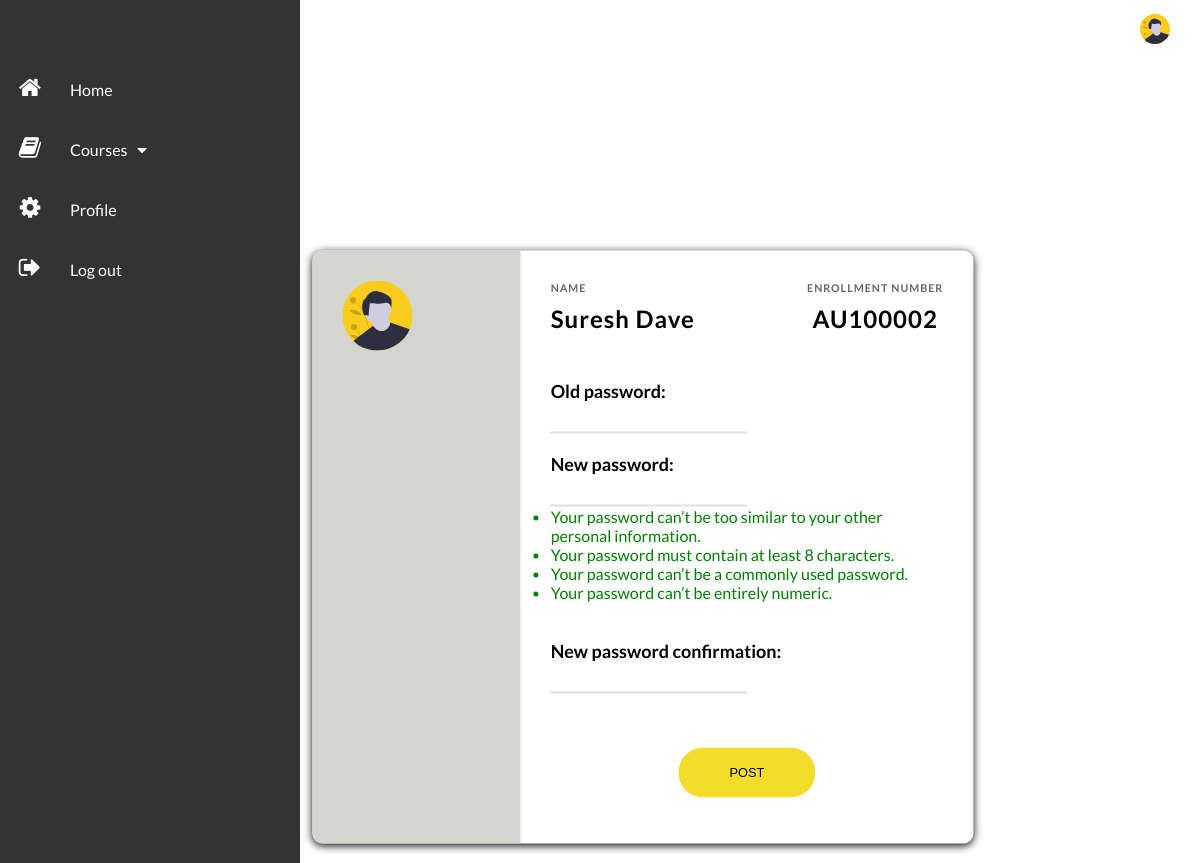
/edit_profile/ (signed in), run on the app's committed database.
### lms/models.py (models this page shows)
class Faculty(models.Model):
    class Meta:
        verbose_name_plural = 'Faculty Information'
    f_name = models.CharField(max_length=50)
    l_name = models.CharField(max_length=50)
    f_id = models.CharField(max_length=10)
    email_id = models.EmailField(max_length=50)
    def __str__(self):
        return self.email_id

### lms/views.py (the view)
# urls.py: path('edit_profile/', views.edit_profile, name='edit_profile'),
def edit_profile(request):
    d = CustomUser.objects.filter(email=request.user)
    des = None
    f_name = None
    l_name = None
    stud_fac_id = None
    for i in d:
        des = i.designation
    if des == "student":
        email = Student.objects.get(email_id=request.user)
        details = Student.objects.filter(email_id=email)
        stu_course = Student_Course.objects.filter(email=email)
        course = []
        for i in stu_course:
            cn = Course.objects.filter(course_id=i.course_id)
            for j in cn:
                d = {"course_id": i.course_id,
                     "course_name": j.course_name,
                     }
                course.append(d)
        for i in details:
            f_name = i.f_name
            l_name = i.l_name
            stud_fac_id = i.s_id
    else:
        email = Faculty.objects.get(email_id=request.user)
        details = Faculty.objects.filter(email_id=email)
        fac_course = Faculty_Course.objects.filter(email=request.user)
        course = []
        for i in fac_course:
            cn = Course.objects.filter(course_id=i.course_id)
            for j in cn:
                d = {"course_id": i.course_id,
                     "course_name": j.course_name,
                     }
                course.append(d)
        for i in details:
            f_name = i.f_name
            l_name = i.l_name
            stud_fac_id = i.f_id
    if request.method == 'POST':
        form = PasswordChangeForm(request.user, request.POST)
        if form.is_valid():
            user = form.save()
            update_session_auth_hash(request, user)  # Important!
            messages.success(request, 'Your password was successfully updated!')
            return redirect('logout')
    else:
        form = PasswordChangeForm(request.user)
    return render(request, 'lms/edit_profile.html',
                  context={"course": course, "form": form, "f_name": f_name, "l_name": l_name, "id": stud_fac_id,"designation":des})

### lms/models.py (called while the page is built)
    def __str__(self):
        return self.email

### lms/templates/lms/edit_profile.html (shortened to what this page needs)
{% extends "lms/base.html" %} {% load static %} {% block content %}
<link rel="stylesheet" type="text/css" href={% static 'css/fac_style.css' %}>
<link rel="stylesheet" type="text/css" href={% static 'css/edit_profile.css' %}>
<div class="main__container scroll">
    <div class="main__title">
        <div class="main__greeting">
            <h1>Profile</h1>
        </div>
    </div>
    <div class="container cont1">
        <div class="container1">
            <h2> </h2>
            <div class="course">
                <div class="preview">
                    <img width="70" src={% static 'css/avatar.svg' %}/>
                </div>
                <div class="info">
                    <div class="right" style="float:left;">
                        <h6>
                            Name
                        </h6>
                        <h2> {{f_name}} {{ l_name }}</h2>
                    </div>
                    <div class="left" style="float: right">
                        <h6>
                            Enrollment Number
                        </h6>
                        <h2>{{ id }}</h2>
                    </div>
                    <br/>
                    <form enctype="multipart/form-data" action="" method="POST" onsubmit="return validateForm()"
                          name="myForm">
                        <div class="form-edit">
                            {% for field in form %}
                            <div class="label-tag">{{ field.label_tag }}</div>
                            <div class="input-data1">{{ field }}</div>
                            <div class="help-text">
                                {% if field.help_text %}
                                {{ field.help_text|safe }}
                                <br/>
                                {% endif %}
                            </div>
                            <br/>
                            {% endfor %}
                            <br/>
                            <div class="form-row submit-btn">
                                <input required type="submit" class="btn2" value="POST" value="Change Password"/>
                            </div>
                        </div>
                    </form>
                </div>
            </div>
        </div>
    </div>
</div>
{% endblock %}

### lms/static/css/fac_style.css (style rules this page uses)
* { margin: 0; padding: 0; }
body { box-sizing: border-box; font-family: "Lato", sans-serif; }
.main__container { padding: 20px 35px; }
.main__title { display: flex; align-items: center; }
.main__greeting>h1 { font-size: 24px; color: #2e4a66; margin-bottom: 5px; }
.container { display: flex; flex-direction: column; margin-left: 40px; grid-template-columns: 1fr; grid-template-areas: "nav" "main"; }
form { padding: 30px 0 0 0; }
.container form .form-row { display: flex; margin: 0; justify-content: center; }
.scroll { overflow: hidden; }
.cont1 { padding-left: 5%; padding-right: 10%; }
.form-edit { margin: auto; padding-top: 50px; }
.label-tag { font-weight: bold; font-size: large; padding-bottom: 10px; }
.help-text { color: green; justify-content: right; }
.input-data1 input { display: block; width: 50%; height: 100%; border: none; font-size: 17px; border-bottom: 2px solid rgba(0, 0, 0, 0.12); text-align: center; align-items: center; }
.btn2 { display: block; width: 35%; height: 50px; border-radius: 25px; outline: none; border: none; background-image: linear-gradient(to right, #F3DC2B, #F3DC2B, #F3DC2B); background-size: 200%; font-size: 80%; color: rgb(0, 0, 0); font-family: 'Poppins', sans-serif; text-transform: uppercase; margin: 1rem 0; cursor: pointer; transition: .5s; }

### lms/static/css/edit_profile.css (style rules this page uses)
.course { background: #fff; border-radius: 10px; box-shadow: 0px 2px 8px; rgba(0, 0, 0, 0.2); display: flex; max-width: 100%; overflow: hidden; width: 80%; height: auto; position: relative; margin-top: 0.9rem; margin-bottom: 0.9rem; top: 50%; left: 50%; transform: translate(-50%, -50%); }
.course h6 { opacity: 0.6; letter-spacing: 1px; text-transform: uppercase; }
.course h2 { letter-spacing: 1px; margin: 10px 0; }
.preview { background: #d5d5d0; color: #333; padding: 30px; width: 250px; position: relative; box-shadow: black; }
.info { padding: 30px; position: relative; width: 100%; }
.container1 { display: grid; margin-left: 60px; grid-template-columns: 1fr; grid-template-rows: 0.2fr 3fr; grid-template-areas: "nav" "main"; }
.container1 h2 { text-align: center; }

### data on the page
Faculty: f_name "Suresh", l_name "Dave", f "AU100002"

### other printed values
{{ field.label_tag }} "Old password:" "New password:" "New password confirmation:"
